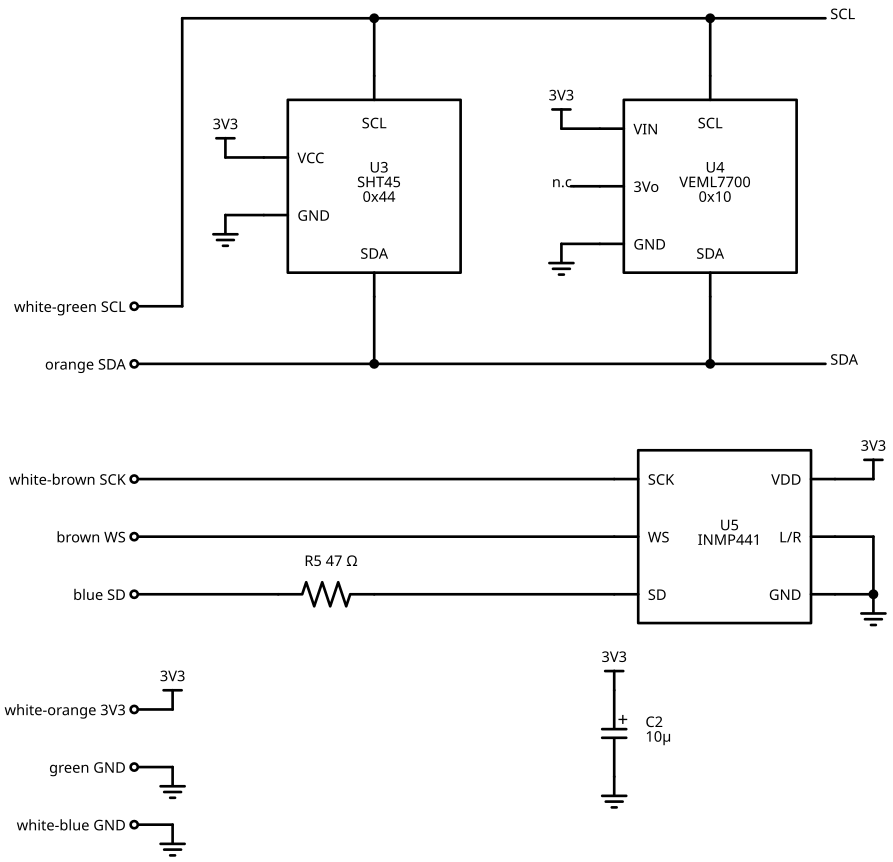

Source code (Python):
"""Schematic of the shield hub: the board in the radiation shield at the far end of the FTP cable.

The FTP wires come in on the left (colour and signal), the other end lands on the
ESP32 board. Soldering layout: shield-hub-board.py. References as in station-schematic.py.

Run with .venv/bin/python docs/hardware/shield-hub-schematic.py; writes docs/hardware/shield-hub-schematic.svg.
"""

from pathlib import Path

import schemdraw
import schemdraw.elements as elm

from schematic import PIN, chip, ground, i2c_bus, key, mic_power, pin, side_label, supply

OUT = Path(__file__).with_suffix('.svg')

# (signal, FTP wire colour), top to bottom
WIRES = [
    ('SCL', 'white-green'),
    ('SDA', 'orange'),
    (None, None),
    ('SCK', 'white-brown'),
    ('WS', 'brown'),
    ('SD', 'blue'),
    (None, None),
    ('3V3', 'white-orange'),
    ('GND', 'green'),
    ('GND', 'white-blue'),
]


def draw(d: schemdraw.Drawing) -> None:
    d.config(unit=2, fontsize=11)

    ends = {}
    for i, (signal, colour) in enumerate(WIRES):
        if signal is None:
            continue
        at = (0, -i * PIN)
        d += elm.Dot(open=True).at(at).label(f'{colour}  {signal}', 'left')
        ends.setdefault(signal, []).append(at)

    supply(d, ends['3V3'][0], 'right')
    for at in ends['GND']:
        ground(d, at, 'right')

    # I2C: both sensors on the bus from the cable; pull-ups sit on the ESP32 board and on the modules
    x0 = ends['SDA'][0][0]
    sht = chip('U3\nSHT45\n0x44', (3.6, 3.6), left=['VCC', 'GND'], top=['SCL'], bottom=['SDA'])
    veml = chip('U4\nVEML7700\n0x10', (3.6, 3.6), left=['VIN', '3Vo', 'GND'], top=['SCL'], bottom=['SDA'])
    i2c_bus(d, ends['SDA'][0], ends['SCL'][0], [(sht, x0 + 5.0), (veml, x0 + 12.0)])
    supply(d, pin(sht, 'VCC'))
    ground(d, pin(sht, 'GND'))
    supply(d, pin(veml, 'VIN'))
    d += elm.Line().at(pin(veml, '3Vo')).left(0.6)
    d += elm.Label().theta(0).label('n.c.', 'left')
    ground(d, pin(veml, 'GND'))

    # I2S: SCK and WS straight to the microphone (their 47 Ω sit at the ESP32), SD through 47 Ω here
    x_mic = x0 + 10
    mic = chip('U5\nINMP441', (3.6, 3.6), left=['SCK', 'WS', 'SD'], right=['VDD', 'L/R', 'GND'])
    d += mic.anchor(key('SCK')).at((x_mic, ends['SCK'][0][1]))
    d += elm.Line().at(ends['SCK'][0]).to(pin(mic, 'SCK'))
    d += elm.Line().at(ends['WS'][0]).to(pin(mic, 'WS'))
    d += elm.Line().at(ends['SD'][0]).right(3.0)
    resistor = elm.Resistor().right(2.0)
    d += resistor
    side_label(d, resistor, 'R5 47 Ω')
    d += elm.Line().to(pin(mic, 'SD'))
    mic_power(d, mic)

    # At the cable end: the 10 µF capacitor filters the 4 m supply cable.
    xc, yc = x_mic, ends['3V3'][0][1] + 0.4
    d += elm.Vdd().theta(0).at((xc, yc)).label('3V3')
    capacitor = elm.Capacitor(polar=True).at((xc, yc)).down(1.8)
    d += capacitor
    d += elm.Ground().theta(0)
    side_label(d, capacitor, 'C2\n10µ')


def main() -> None:
    d = schemdraw.Drawing(show=False)
    draw(d)
    d.save(str(OUT))
    print(OUT)


if __name__ == '__main__':
    main()
